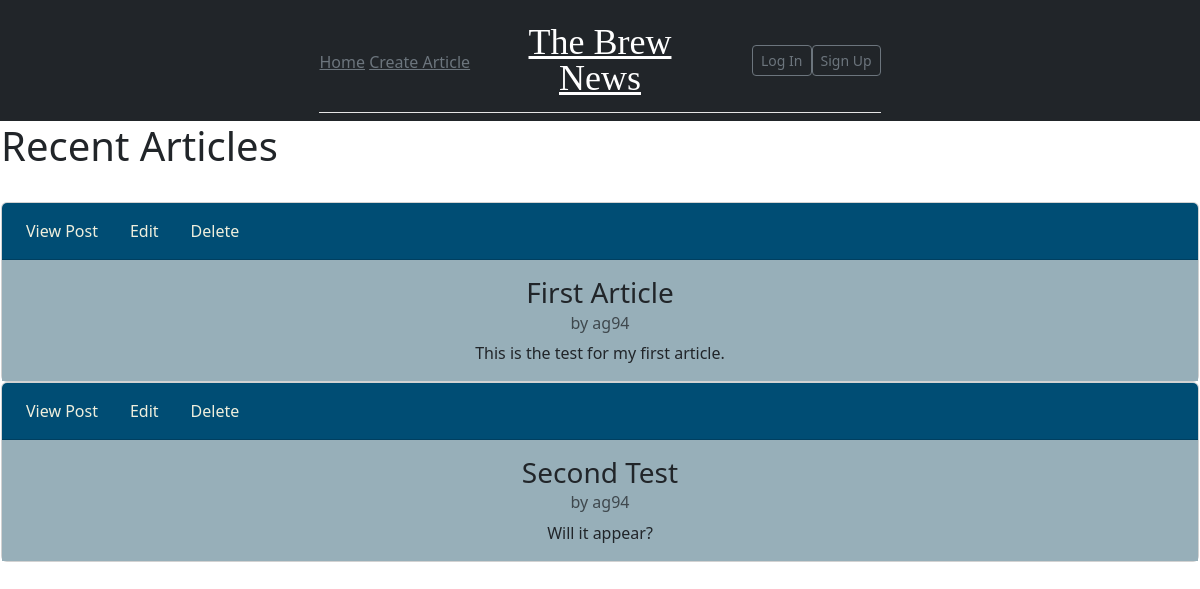
The app's page /articles/ with its own data.
### articles/models.py (models this page shows, shortened)
class Article(models.Model):
    title = models.CharField(max_length=200)
    body = models.TextField()
    author = models.ForeignKey(
        get_user_model(),
        on_delete=models.CASCADE,
    )
    date_published = models.DateField(auto_now_add=True)
    image = models.TextField()

### accounts/models.py (models this page shows)
class CustomUser(AbstractUser):
    age = models.PositiveIntegerField(null=True, blank=True)

### articles/views.py (the view)
# urls.py: path('', ArticleListView.as_view(), name='article_list'),
class ArticleListView(ListView):
    model = Article
    template_name = "article_list.html"

### templates/article_list.html (shortened to what this page needs)
{% extends 'base.html' %}
{% block content %}
    <h1>Recent Articles</h1>
    <br>
    {% for article in article_list %}
        <div class="card text-center">
            <div class="card-header" style="background-color: #004D74">
                <ul class="nav nav-pills card-header-pills">
                    <li class="nav-item">
                        <a class="nav-link" style="color: #EFEFDD" href="{% url 'article_detail' article.pk %}">View Post</a>
                    </li>
                    <li class="nav-item">
                        <a class="nav-link" style="color: #EFEFDD" href="{% url 'article_update' article.pk %}">Edit</a>
                    </li>
                    <li class="nav-item">
                        <a class="nav-link" style="color: #EFEFDD" href="{% url 'article_delete' article.pk %}">Delete</a>
                    </li>
                </ul>
            </div>
            <div class="card-body" style="background-color: #97AFB9">
                <h3 class="card-title" >{{ article.title }}</h3>
                <h6 class="card-subtitle mb-2 text-muted">by {{ article.author }}</h6>
                <p class="card-text">{{ article.body }}</p>
            </div>
        </div>
    {% endfor %}
{% endblock content %}

### static/css/base.css (style rules this page uses)
html, body .body-login { height: 100%; }

### records on screen
Article: title "First Article", author "ag94", body "This is the test for my first article."
Article: title "Second Test", author "ag94", body "Will it appear?"
